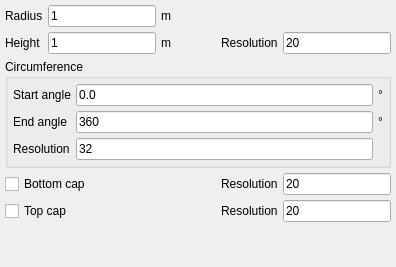
             <widget class="QWidget" name="cylinder_procedural">
              <layout class="QGridLayout" name="gridLayout_36">
               <property name="leftMargin">
                <number>5</number>
               </property>
               <property name="topMargin">
                <number>5</number>
               </property>
               <property name="rightMargin">
                <number>5</number>
               </property>
               <property name="bottomMargin">
                <number>5</number>
               </property>
               <property name="spacing">
                <number>5</number>
               </property>
               <item row="0" column="0">
                <widget class="QLabel" name="label_133">
                 <property name="text">
                  <string>Radius</string>
                 </property>
                </widget>
               </item>
               <item row="1" column="1">
                <widget class="LineEdit" name="lineedit_cylinder_procedural_height">
                 <property name="text">
                  <string>1</string>
                 </property>
                </widget>
               </item>
               <item row="1" column="0">
                <widget class="QLabel" name="label_134">
                 <property name="text">
                  <string>Height</string>
                 </property>
                </widget>
               </item>
               <item row="3" column="5">
                <widget class="LineEdit" name="lineedit_cylinder_procedural_bottomresolution">
                 <property name="text">
                  <string>20</string>
                 </property>
                </widget>
               </item>
               <item row="4" column="5">
                <widget class="LineEdit" name="lineedit_cylinder_procedural_topresolution">
                 <property name="text">
                  <string>20</string>
                 </property>
                </widget>
               </item>
               <item row="4" column="4">
                <widget class="QLabel" name="label_314">
                 <property name="text">
                  <string>Resolution</string>
                 </property>
                </widget>
               </item>
               <item row="3" column="4">
                <widget class="QLabel" name="label_310">
                 <property name="text">
                  <string>Resolution</string>
                 </property>
                </widget>
               </item>
               <item row="1" column="5">
                <widget class="LineEdit" name="lineedit_cylinder_procedural_heightresolution">
                 <property name="text">
                  <string>20</string>
                 </property>
                </widget>
               </item>
               <item row="2" column="0" colspan="6">
                <widget class="QGroupBox" name="groupBox">
                 <property name="title">
                  <string>Circumference</string>
                 </property>
                 <property name="flat">
                  <bool>true</bool>
                 </property>
                 <layout class="QGridLayout" name="gridLayout_35">
                  <property name="leftMargin">
                   <number>5</number>
                  </property>
                  <property name="topMargin">
                   <number>5</number>
                  </property>
                  <property name="rightMargin">
                   <number>5</number>
                  </property>
                  <property name="bottomMargin">
                   <number>5</number>
                  </property>
                  <property name="spacing">
                   <number>5</number>
                  </property>
                  <item row="0" column="0">
                   <widget class="QLabel" name="label_311">
                    <property name="text">
                     <string>Start angle</string>
                    </property>
                   </widget>
                  </item>
                  <item row="1" column="0">
                   <widget class="QLabel" name="label_312">
                    <property name="text">
                     <string>End angle</string>
                    </property>
                   </widget>
                  </item>
                  <item row="1" column="3">
                   <widget class="QLabel" name="label_318">
                    <property name="text">
                     <string>°</string>
                    </property>
                   </widget>
                  </item>
                  <item row="0" column="3">
                   <widget class="QLabel" name="label_317">
                    <property name="text">
                     <string>°</string>
                    </property>
                   </widget>
                  </item>
                  <item row="2" column="0">
                   <widget class="QLabel" name="label_313">
                    <property name="text">
                     <string>Resolution</string>
                    </property>
                   </widget>
                  </item>
                  <item row="2" column="1">
                   <widget class="LineEdit" name="lineedit_cylinder_procedural_circumferenceresolution">
                    <property name="text">
                     <string>32</string>
                    </property>
                   </widget>
                  </item>
                  <item row="1" column="1">
                   <widget class="LineEdit" name="lineedit_cylinder_procedural_circumferenceendangle">
                    <property name="text">
                     <string>360</string>
                    </property>
                   </widget>
                  </item>
                  <item row="0" column="1">
                   <widget class="LineEdit" name="lineedit_cylinder_procedural_circumferencestartangle">
                    <property name="text">
                     <string>0.0</string>
                    </property>
                   </widget>
                  </item>
                 </layout>
                </widget>
               </item>
               <item row="4" column="0" colspan="2">
                <widget class="CheckBox" name="checkbox_cylinder_procedural_topcap">
                 <property name="text">
                  <string>Top cap</string>
                 </property>
                </widget>
               </item>
               <item row="3" column="0" colspan="2">
                <widget class="CheckBox" name="checkbox_cylinder_procedural_bottomcap">
                 <property name="text">
                  <string>Bottom cap</string>
                 </property>
                </widget>
               </item>
               <item row="1" column="4">
                <widget class="QLabel" name="label_309">
                 <property name="text">
                  <string>Resolution</string>
                 </property>
                </widget>
               </item>
               <item row="1" column="2">
                <widget class="QLabel" name="label_315">
                 <property name="text">
                  <string>m</string>
                 </property>
                </widget>
               </item>
               <item row="0" column="1">
                <widget class="LineEdit" name="lineedit_cylinder_procedural_radius">
                 <property name="text">
                  <string>1</string>
                 </property>
                </widget>
               </item>
               <item row="0" column="2">
                <widget class="QLabel" name="label_316">
                 <property name="text">
                  <string>m</string>
                 </property>
                </widget>
               </item>
               <item row="5" column="0">
                <spacer name="verticalSpacer_58">
                 <property name="orientation">
                  <enum>Qt::Vertical</enum>
                 </property>
                 <property name="sizeHint" stdset="0">
                  <size>
                   <width>20</width>
                   <height>40</height>
                  </size>
                 </property>
                </spacer>
               </item>
               <item row="1" column="3">
                <spacer name="horizontalSpacer_4">
                 <property name="orientation">
                  <enum>Qt::Horizontal</enum>
                 </property>
                 <property name="sizeHint" stdset="0">
                  <size>
                   <width>40</width>
                   <height>20</height>
                  </size>
                 </property>
                </spacer>
               </item>
              </layout>
             </widget>
